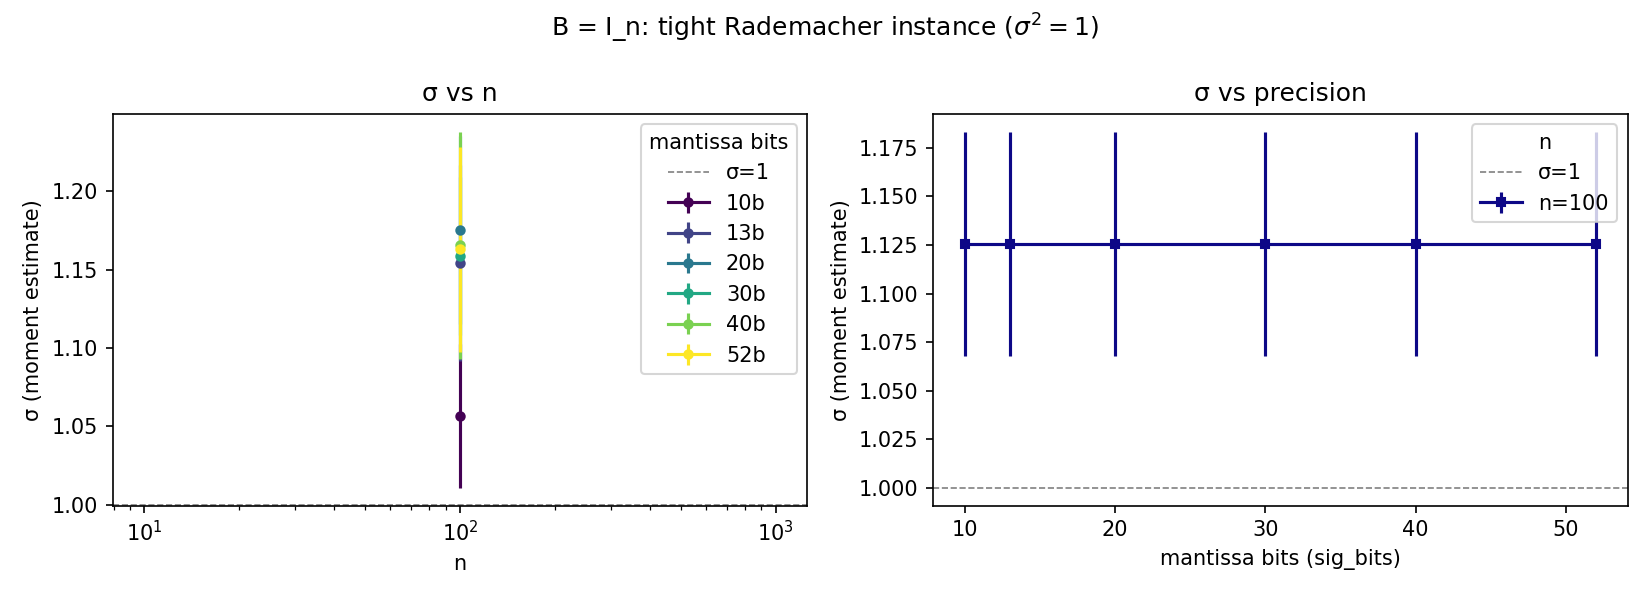

Python code for this plot:
"""Sub-Gaussianity of the identity matrix B = I_n.

This is the tight Rademacher instance: the optimal assignment is z_i in {+1,-1},
so for any unit test direction d, d^T B z is a sum of independent Rademachers
and has sigma^2 = 1.  The GSW should therefore give sigma ≈ 1 for all n and
all mantissa bit widths, unlike the lower-bound matrix.

Usage:
    python identity_sweep.py
    python identity_sweep.py --n 100 200 500 1000 --sig-bits 10 13 20 30 40 52 --num-samples 1000
"""

import os
os.environ.setdefault("chop_backend", "numpy")
for _v in ("OPENBLAS_NUM_THREADS", "OMP_NUM_THREADS", "MKL_NUM_THREADS"):
    os.environ.setdefault(_v, "1")

import argparse
import matplotlib
matplotlib.use("Agg")
import matplotlib.pyplot as plt
import numpy as np
from tqdm import tqdm

import rollouts
from precision_sweep import _subgaussian_sigma, _test_directions


def identity_sweep(
    n_values: list[int] | None = None,
    sig_bits_values: list[int] | None = None,
    num_samples: int = 1000,
    num_random_dirs: int = 20,
    workers: int | None = None,
    save_path: str = "identity_sweep.png",
) -> None:
    """Run GSW on B = I_n across n and mantissa bits."""
    if n_values is None:
        n_values = [100, 200, 500, 1000]
    if sig_bits_values is None:
        sig_bits_values = [10, 13, 20, 30, 40, 52]

    fig, (ax_n, ax_bits) = plt.subplots(1, 2, figsize=(11, 4))
    fig.suptitle(r"B = I_n: tight Rademacher instance ($\sigma^2 = 1$)")

    # left: sigma vs n for each sig_bits
    colors = plt.cm.viridis(np.linspace(0, 1, len(sig_bits_values)))
    for sig_bits, col in zip(sig_bits_values, colors):
        sigmas = []
        sigma_errs = []
        for n in tqdm(n_values, desc=f"sig_bits={sig_bits}"):
            B = np.eye(n)
            directions = _test_directions(B, num_random=num_random_dirs)
            _, projections = rollouts.run_samples(
                B, directions, num_samples,
                sig_bits=None if sig_bits == 52 else sig_bits,
                noise_std=0.0,
                workers=workers,
                seed=0,
            )
            mom_list = [_subgaussian_sigma(proj)[0] for proj in projections]
            sigmas.append(max(mom_list))
            sigma_errs.append(np.std(mom_list))
        ax_n.errorbar(n_values, sigmas, yerr=sigma_errs, marker="o", markersize=4, color=col, label=f"{sig_bits}b")

    ax_n.set_xlabel("n")
    ax_n.set_ylabel("σ (moment estimate)")
    ax_n.set_title("σ vs n")
    ax_n.set_xscale("log")
    ax_n.axhline(1.0, color="gray", linestyle="--", linewidth=0.8, label="σ=1")
    ax_n.legend(title="mantissa bits")

    # right: sigma vs sig_bits for each n
    colors = plt.cm.plasma(np.linspace(0, 1, len(n_values)))
    for n, col in zip(n_values, colors):
        B = np.eye(n)
        directions = _test_directions(B, num_random=num_random_dirs)
        sigmas = []
        sigma_errs = []
        for sig_bits in tqdm(sig_bits_values, desc=f"n={n}"):
            _, projections = rollouts.run_samples(
                B, directions, num_samples,
                sig_bits=None if sig_bits == 52 else sig_bits,
                noise_std=0.0,
                workers=workers,
                seed=0,
            )
            mom_list = [_subgaussian_sigma(proj)[0] for proj in projections]
            sigmas.append(max(mom_list))
            sigma_errs.append(np.std(mom_list))
        ax_bits.errorbar(sig_bits_values, sigmas, yerr=sigma_errs, marker="s", markersize=4, color=col, label=f"n={n}")

    ax_bits.set_xlabel("mantissa bits (sig_bits)")
    ax_bits.set_ylabel("σ (moment estimate)")
    ax_bits.set_title("σ vs precision")
    ax_bits.axhline(1.0, color="gray", linestyle="--", linewidth=0.8, label="σ=1")
    ax_bits.legend(title="n")

    fig.tight_layout()
    fig.savefig(save_path, dpi=150)
    plt.close(fig)
    print(f"saved {save_path}")


if __name__ == "__main__":
    parser = argparse.ArgumentParser(
        description="Sub-Gaussianity of B = I_n (tight Rademacher instance)"
    )
    parser.add_argument("--n", type=int, nargs="+", default=None,
                        help="list of n values (default: 100 200 500 1000)")
    parser.add_argument("--sig-bits", type=int, nargs="+", default=None,
                        help="list of mantissa bit widths (default: 10 13 20 30 40 52)")
    parser.add_argument("--num-samples", type=int, default=1000,
                        help="independent GSW walks per (n, sig_bits) pair")
    parser.add_argument("--workers", type=int, default=None,
                        help="number of parallel workers")
    parser.add_argument("--save", default="identity_sweep.png",
                        help="output plot path")
    args = parser.parse_args()

    identity_sweep(
        n_values=args.n,
        sig_bits_values=args.sig_bits,
        num_samples=args.num_samples,
        workers=args.workers,
        save_path=args.save,
    )
